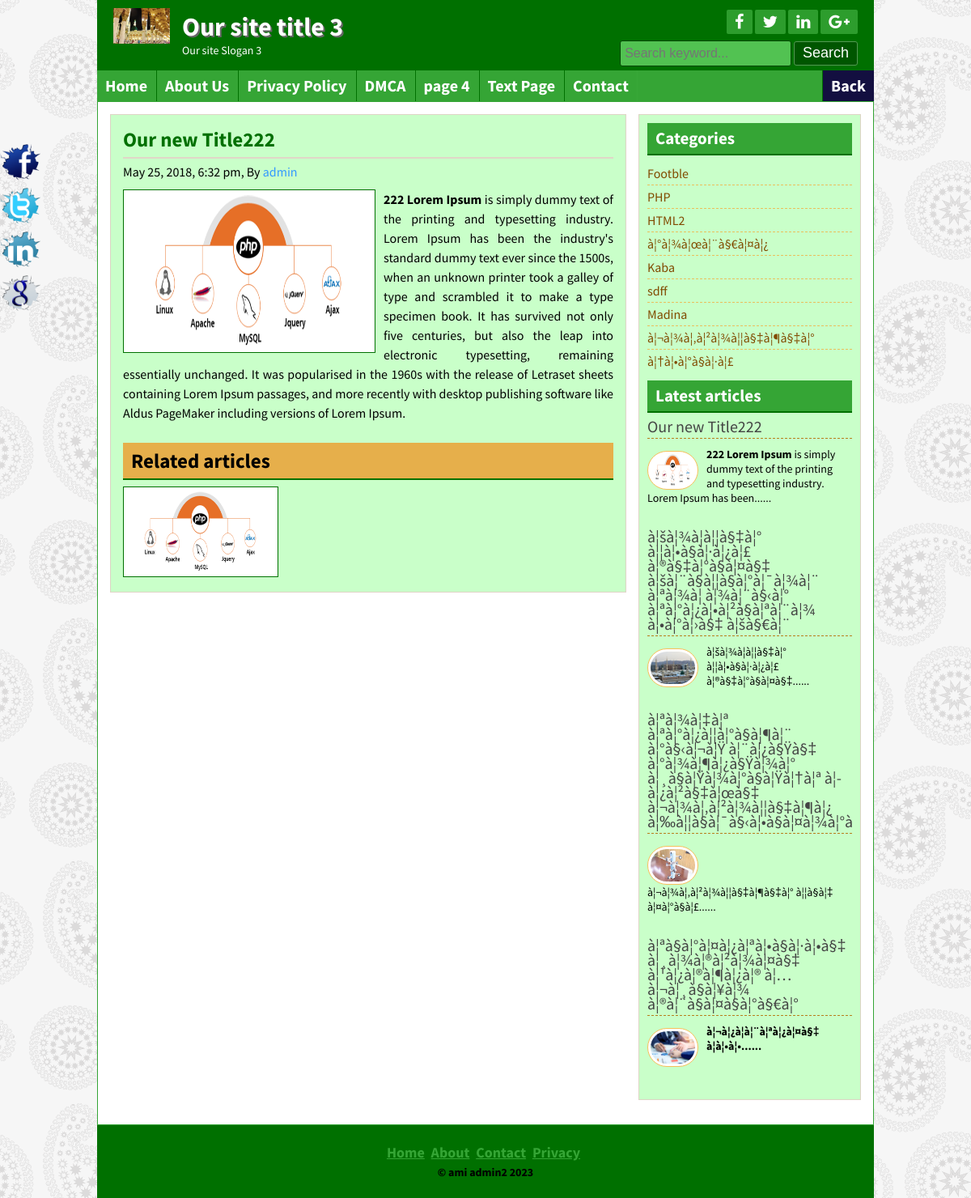
Screenshot of /post.php?id=28 with the database file from the repository.
### tables this page shows
CREATE TABLE IF NOT EXISTS `title_slogan` (
  `id` int(11) NOT NULL AUTO_INCREMENT,
  `title` varchar(255) NOT NULL,
  `slogan` varchar(255) NOT NULL,
  `logo` varchar(255) NOT NULL,
  PRIMARY KEY (`id`)
);

CREATE TABLE IF NOT EXISTS `tbl_social` (
  `id` int(11) NOT NULL AUTO_INCREMENT,
  `fb` varchar(255) NOT NULL,
  `tw` varchar(255) NOT NULL,
  `ln` varchar(255) NOT NULL,
  `gp` varchar(255) NOT NULL,
  PRIMARY KEY (`id`)
);

CREATE TABLE IF NOT EXISTS `tbl_page` (
  `id` int(11) NOT NULL AUTO_INCREMENT,
  `name` varchar(255) NOT NULL,
  `body` text NOT NULL,
  PRIMARY KEY (`id`)
);

CREATE TABLE IF NOT EXISTS `tbl_post` (
  `id` int(11) NOT NULL AUTO_INCREMENT,
  `cat` int(11) NOT NULL,
  `title` varchar(255) NOT NULL,
  `body` text NOT NULL,
  `image` varchar(255) NOT NULL,
  `author` varchar(50) NOT NULL,
  `tags` varchar(255) NOT NULL,
  `date` timestamp NOT NULL DEFAULT CURRENT_TIMESTAMP,
  `userid` int(11) NOT NULL,
  PRIMARY KEY (`id`)
);

CREATE TABLE IF NOT EXISTS `tbl_category` (
  `id` int(11) NOT NULL AUTO_INCREMENT,
  `name` varchar(50) NOT NULL,
  PRIMARY KEY (`id`)
);

CREATE TABLE IF NOT EXISTS `tbl_footer` (
  `id` int(11) NOT NULL AUTO_INCREMENT,
  `note` varchar(255) NOT NULL,
  PRIMARY KEY (`id`)
);

### lib/Database.php (called while the page is built, shortened)
<?php
Class Database{
	public $host   = DB_HOST;
	public $user   = DB_USER;
	public $pass   = DB_PASS;
	public $dbname = DB_NAME;
	public $link;
	private function connectDB(){
	$this->link = new mysqli($this->host, $this->user, $this->pass, $this->dbname);
 }
	public function select($query){
		$result = $this->link->query($query) or die($this->link->error.__LINE__);
		if($result->num_rows > 0){
			return $result;
		} else {
			return false;
		}
	}
}

### helpers/Format.php (called while the page is built, shortened)
<?php
class Format{
	public function formatDate($date){
		return date('F j, Y, g:i a', strtotime($date));
	}
	public function textShorten($text, $limit = 400){
		$text = $text. " ";
		$text = substr($text, 0, $limit);
		$text = substr($text, 0, strrpos($text, ' '));
		$text = $text."......";
		return $text;
	}
}
?>

### post.php (the view)
<?php include 'inc/header.php'?>
<?php
$postid = mysqli_real_escape_string($db->link, $_GET['id']);
	if (!isset($postid) || $postid == NULL){
		header("Location: 404.php");
	}else {
		$id = $postid;
	}
?>
<div class="contentsection contemplete clear">
	<div class="maincontent clear">
		<div class="about">
			<?php
				$query = "select * from tbl_post where id=$id";
				$post = $db->select($query);
				if ($post){
					while ($result = $post->fetch_assoc()) {
			?>
			<h2><?php echo $result['title']; ?></h2>
			<h4><?php echo $fm->formatDate($result['date']); ?>, By <a href="#"><?php echo $result['author']; ?></a></h4>
			<img src="admin/<?php echo $result['image']; ?>" alt="post image"/>
			<p><?php echo $result['body']; ?></p>
			<div class="relatedpost clear">
				<h2>Related articles</h2>
				<?php
					$catid = $result['cat'];
					$queryrelated = "select * from tbl_post where cat='$catid' order by rand() limit 6";
					$relatedpost = $db->select($queryrelated);
					if($relatedpost){
						while ($rresult = $relatedpost->fetch_assoc()){
				?>
				<a href="post.php?id=<?php echo $rresult['id']; ?>">
					<img src="admin/<?php echo $rresult['image']; ?>" alt="post image"/>
				</a>
				<?php } } else{ echo "No Related Post.";} ?>
		</div>
		<?php } } else { header("Location:404.php");} ?>
	</div>
</div>
<?php include 'inc/sidebar.php'?>
<?php include 'inc/footer.php'?>

### inc/header.php (shortened to what this page needs)
<?php include 'lib/Database.php';?>
<?php include 'helpers/Format.php';?>
<?php
	$db = new Database();
	$fm = new Format();
?>
<!DOCTYPE html>
<html>
<head>
	<?php include 'scripts/css.php'; ?>
</head>
<body>
	<div class="headersection templete clear">
		<a href="#">
			<div class="logo">
		<?php
	    $query = "select * from title_slogan where id='1'";
	    $blog_title = $db->select($query);
	    if ($blog_title) {
	       while ($result = $blog_title->fetch_assoc()){
		?>
				<img src="admin/<?php echo $result['logo']; ?>" alt="Logo"/>
				<h2><?php echo $result['title']; ?></h2>
				<p><?php echo $result['slogan']; ?></p>
		<?php } } ?>
			</div>
		</a>
		<div class="social clear">
			<div class="icon clear">
<?php
    $query = "select * from tbl_social where id='1'";
    $socialmedia = $db->select($query);
    if ($socialmedia) {
       while ($result = $socialmedia->fetch_assoc()){
?>
				<a href="<?php echo $result['fb']; ?>" target="_blank"><i class="fa fa-facebook"></i></a>
				<a href="<?php echo $result['tw']; ?>" target="_blank"><i class="fa fa-twitter"></i></a>
				<a href="<?php echo $result['ln']; ?>" target="_blank"><i class="fa fa-linkedin"></i></a>
				<a href="<?php echo $result['gp']; ?>" target="_blank"><i class="fa fa-google-plus"></i></a>
<?php } } ?>
			</div>
			<div class="searchbtn clear">
			<form action="search.php" method="get">
				<input type="text" name="search" placeholder="Search keyword..."/>
				<input type="submit" name="submit" value="Search"/>
			</form>
			</div>
		</div>
	</div>
<div class="navsection templete">
	<?php
		$path = $_SERVER['SCRIPT_FILENAME'];
		$currentpage = basename($path, '.php');
	?>
	<ul>
		<li><a
			<?php if ($currentpage =='index') {echo 'id="active"'; }?>
			href="index.php">Home</a></li>
		<?php
            $query = "select * from tbl_page";
            $pages = $db->select($query);
            if ($pages) {
            while ($result = $pages->fetch_assoc()){
         ?>
        <li><a
			<?php
				if (isset($_GET['pageid']) && $_GET['pageid'] == $result['id']) {
					echo 'id="active"';
				}
			?>
		href="page.php?pageid=<?php echo $result['id']; ?>"><?php echo $result['name']; ?></a></li>
       <?php } } ?>
		<li><a
			<?php if ($currentpage =='contact') {echo 'id="active"'; }?>
			href="contact.php">Contact</a></li>
		<li class="back"><a href="index.php">Back</a></li>
	</ul>
</div>

### inc/sidebar.php
<div class="sidebar clear">
	<div class="samesidebar clear">
		<h2>Categories</h2>
			<ul>
				<?php
					$query = "select * from tbl_category";
					$category = $db->select($query);
					if ($category){
						while ($result = $category->fetch_assoc()) {
				?>
				<li><a href="posts.php?category=<?php echo $result['id']; ?>"><?php echo $result['name']; ?></a></li>
				<?php } } else { ?>
					<li>No Category Created</li>
				<?php } ?>
			</ul>
	</div>
	<div class="samesidebar clear">
		<h2>Latest articles</h2>
		<?php
			$query = "select * from tbl_post limit 5";
			$post = $db->select($query);
			if ($post){
				while ($result = $post->fetch_assoc()) {
		?>
		<div class="popular clear">
			<h3><a href="post.php?id=<?php echo $result['id']; ?>"><?php echo $result['title']; ?></a></h3>
			<a href="post.php?id=<?php echo $result['id']; ?>">
				<img src="admin/<?php echo $result['image']; ?>" alt="post image"/>
			</a>
			<p><?php echo $fm->textShorten($result['body'], 120); ?></p>
		</div>
		<?php } } else { header("Location:404.php");} ?>
	</div>
</div>

### inc/footer.php (shortened to what this page needs)
</div>
	<div class="footersection templete clear">
	  <div class="footermenu clear">
		<ul>
			<li><a href="#">Home</a></li>
			<li><a href="#">About</a></li>
			<li><a href="#">Contact</a></li>
			<li><a href="#">Privacy</a></li>
		</ul>
	  </div>
<?php
    $query = "select * from tbl_footer where id='1'";
    $footernote = $db->select($query);
    if ($footernote) {
       while ($result = $footernote->fetch_assoc()){
?>
	  <p>&copy; <?php echo $result['note']; ?> <?php echo date('Y') ?></p>
<?php } } ?>
	</div>
	<div class="fixedicon clear">
<?php
    $query = "select * from tbl_social where id='1'";
    $socialmedia = $db->select($query);
    if ($socialmedia) {
       while ($result = $socialmedia->fetch_assoc()){
?>
		<a href="<?php echo $result['fb']; ?>" target="_blank"><img src="images/fb.png" alt="Facebook"/></a>
		<a href="<?php echo $result['tw']; ?>" target="_blank"><img src="images/tw.png" alt="Twitter"/></a>
		<a href="<?php echo $result['ln']; ?>" target="_blank"><img src="images/in.png" alt="LinkedIn"/></a>
		<a href="<?php echo $result['gp']; ?>" target="_blank"><img src="images/gl.png" alt="GooglePlus"/></a>
<?php } } ?>
	</div>
</body>
</html>

### theme/green.css (style rules this page uses)
.headersection,.footersection { background: #007000 none repeat scroll 0 0; }
.icon a { background: #2d9d2d none repeat scroll 0 0; }
.searchbtn input[type="text"] { background: #52c252 none repeat scroll 0 0; border: 1px solid #034703; }
.searchbtn input[type="submit"] { border: 1px solid #549854; }
input[type="submit"] { background: #005600 none repeat scroll 0 0; border: 1px solid #52C252; }
.navsection { background: #35a535 none repeat scroll 0 0; }
.navsection ul li { border-left: 1px solid #007000; border-right: 1px solid #38a838; }
.maincontent,.sidebar { background: #C9FFC9 none repeat scroll 0 0; }
.contentsection { border: 1px solid #34A535; }
.samesidebar h2 { background: #35a535 none repeat scroll 0 0; border-bottom: 2px solid #007000; color: #fff; }
.footermenu ul li a { color: #35a535; }
.samepost h2, .about h2 { color: #007000; }
.about img { border: 1px solid #007000; }
.relatedpost h2 { background: $35a535 none repeat scroll 0 0; border-bottom: 2px solid #007000 !important; }

### rows the page displays
title_slogan: logo (picture), title "Our site title 3", slogan "Our site Slogan 3"
tbl_page: name "About Us"
tbl_page: name "Privacy Policy"
tbl_page: name "DMCA"
tbl_page: name "page 4"
tbl_page: name "Text Page"
tbl_post: title "Our new Title222", date "May 25, 2018, 6:32 pm", author "admin", image (picture), body "222 Lorem Ipsum is simply dummy text of the printing and typesetting industry. Lorem Ipsum has been the industry's standard dummy text ever since the 1500s, when an unknown printer took a galley of type and scrambled it to make a type specimen book. It has survived not only five centuries, but also the leap into electronic typesetting, remaining essentially unchanged. It was popularised in the 1960s with the release of Letraset sheets containing Lorem Ipsum passages, and more recently with desktop publishing software like Aldus PageMaker including versions of Lorem Ipsum.", body "222 Lorem Ipsum is simply dummy text of the printing and typesetting industry. Lorem Ipsum has been......"
tbl_category: name "Footble"
tbl_category: name "PHP"
tbl_category: name "HTML2"
tbl_category: name "à¦°à¦¾à¦œà¦¨à§€à¦¤à¦¿"
tbl_category: name "Kaba"
tbl_category: name "sdff"
tbl_category: name "Madina"
tbl_category: name "à¦¬à¦¾à¦‚à¦²à¦¾à¦¦à§‡à¦¶à§‡à¦°"
tbl_category: name "à¦†à¦•à¦°à§à¦·à¦£"
tbl_post: title "à¦šà¦¾à¦à¦¦à§‡à¦° à¦¦à¦•à§à¦·à¦¿à¦£ à¦®à§‡à¦°à§à¦¤à§‡ à¦šà¦¨à§à¦¦à§à¦°à¦¯à¦¾à¦¨ à¦ªà¦¾à¦ à¦¾à¦¨à§‹à¦° à¦ªà¦°à¦¿à¦•à¦²à§à¦ªà¦¨à¦¾ à¦•à¦°à¦›à§‡ à¦šà§€à¦¨", image (picture), body "à¦šà¦¾à¦à¦¦à§‡à¦° à¦¦à¦•à§à¦·à¦¿à¦£ à¦®à§‡à¦°à§à¦¤à§‡......"
tbl_post: title "à¦ªà¦¾à¦‡à¦ª à¦ªà¦°à¦¿à¦¦à¦°à§à¦¶à¦¨ à¦°à§‹à¦¬à¦Ÿ à¦¨à¦¿à§Ÿà§‡ à¦°à¦¾à¦¶à¦¿à§Ÿà¦¾à¦° à¦¸à§à¦Ÿà¦¾à¦°à§à¦Ÿà¦†à¦ª à¦­à¦¿à¦²à§‡à¦œà§‡ à¦¬à¦¾à¦‚à¦²à¦¾à¦¦à§‡à¦¶à¦¿…", image (picture), body "à¦¬à¦¾à¦‚à¦²à¦¾à¦¦à§‡à¦¶à§‡à¦° à¦¦à§à¦‡ à¦¤à¦°à§à¦£......"
tbl_post: title "à¦ªà§à¦°à¦¤à¦¿à¦ªà¦•à§à¦·à¦•à§‡ à¦¸à¦¾à¦®à¦²à¦¾à¦¤à§‡ à¦¹à¦¿à¦®à¦¶à¦¿à¦® à¦…à¦¬à¦¸à§à¦¥à¦¾ à¦®à¦¨à§à¦¤à§à¦°à§€à¦°", image (picture), body "à¦¬à¦¿à¦à¦¨à¦ªà¦¿à¦¤à§‡ à¦à¦•à¦•......"
tbl_footer: note "ami admin2"
